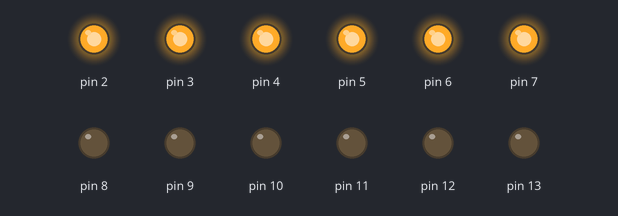
Bench run of a sketch on a simulated Arduino Uno, built with avr-gcc and run on an emulated ATmega328P. Shown: output pins drawn as LEDs (lit = HIGH).

Above: at 0.2 s.
At 1.7 s:
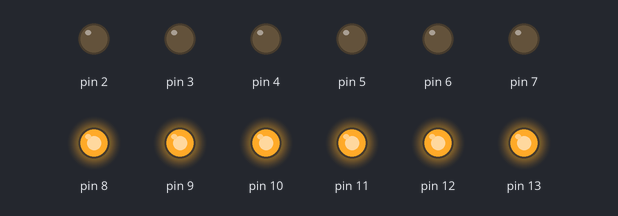
Timing chart, 0 to 3.0 s (numbered marks = the images above):
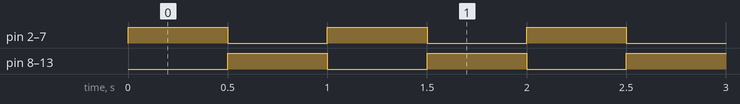

The sketch:

Act2.ino
```cpp
void setup() {
  Serial.begin(9600);
  pinMode(2, OUTPUT);
  pinMode(3, OUTPUT);
  pinMode(4, OUTPUT);
  pinMode(5, OUTPUT);
  pinMode(6, OUTPUT);
  pinMode(7, OUTPUT);
  pinMode(8, OUTPUT);
  pinMode(9, OUTPUT);
  pinMode(10, OUTPUT);
  pinMode(11, OUTPUT);
  pinMode(12, OUTPUT);
  pinMode(13, OUTPUT);
}
int a = 250;
int b = 500;
void loop(){
    digitalWrite(2, 1);
    digitalWrite(3, 1);
    digitalWrite(4, 1);
    digitalWrite(5, 1);
    digitalWrite(6, 1);
    digitalWrite(7, 1);
    digitalWrite(8, 0);
    digitalWrite(9, 0);
    digitalWrite(10, 0);
    digitalWrite(11, 0);
    digitalWrite(12, 0);
    digitalWrite(13, 0);
    delay(b);
    digitalWrite(2, 0);
    digitalWrite(3, 0);
    digitalWrite(4, 0);
    digitalWrite(5, 0);
    digitalWrite(6, 0);
    digitalWrite(7, 0);
    digitalWrite(8, 1);
    digitalWrite(9, 1);
    digitalWrite(10, 1);
    digitalWrite(11, 1);
    digitalWrite(12, 1);
    digitalWrite(13, 1);
    delay(b);
}
```

Measured:
- by itself, pin 2–13: alternates HIGH for 0.50 s and LOW for 0.50 s
